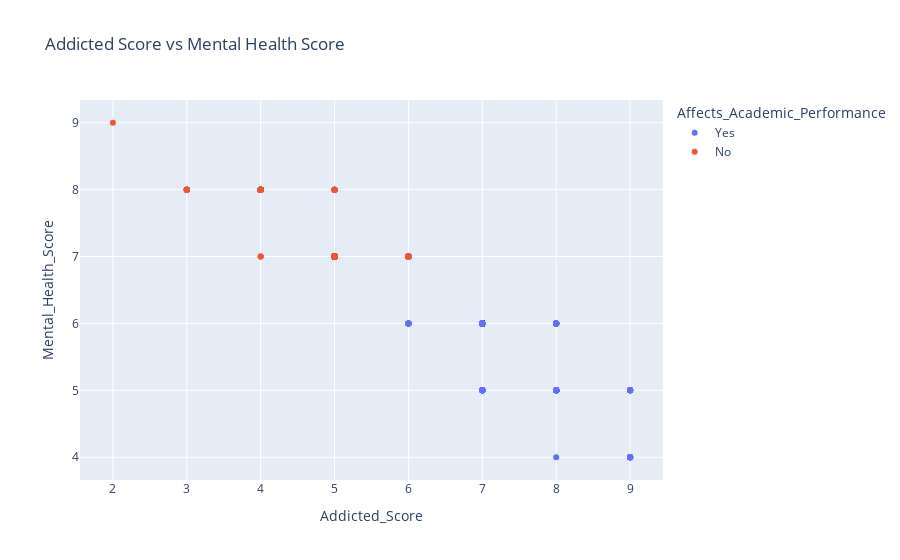

The notebook cell saved with this chart:
### Markdown cell above
# 🔵 Addicted Score vs Mental Health Score  
Creates a scatter plot to observe any relationship between addiction and mental health scores.

### Code cell
fig5 = px.scatter(df, x='Addicted_Score', y='Mental_Health_Score', color='Affects_Academic_Performance', title=' Addicted Score vs Mental Health Score')
fig5.show()

### Figure 1 — Plotly figure (JSON) as saved in the notebook; plotly's stock layout.template omitted (floating-point values rounded to 4 significant figures; data arrays with more than 128 entries replaced by an {"elided": "..."} marker saying what was removed)
{"data": [{"hovertemplate": "Affects_Academic_Performance=Yes<br>Addicted_Score=%{x}<br>Mental_Health_Score=%{y}<extra></extra>", "legendgroup": "Yes", "marker": {"color": "#636efa", "symbol": "circle"}, "mode": "markers", "name": "Yes", "orientation": "v", "showlegend": true, "type": "scatter", "x": {"elided": "453 int values"}, "xaxis": "x", "y": {"elided": "453 int values"}, "yaxis": "y"}, {"hovertemplate": "Affects_Academic_Performance=No<br>Addicted_Score=%{x}<br>Mental_Health_Score=%{y}<extra></extra>", "legendgroup": "No", "marker": {"color": "#EF553B", "symbol": "circle"}, "mode": "markers", "name": "No", "orientation": "v", "showlegend": true, "type": "scatter", "x": {"elided": "252 int values"}, "xaxis": "x", "y": {"elided": "252 int values"}, "yaxis": "y"}], "layout": {"legend": {"title": {"text": "Affects_Academic_Performance"}, "tracegroupgap": 0}, "title": {"text": " Addicted Score vs Mental Health Score"}, "xaxis": {"anchor": "y", "domain": [0, 1], "title": {"text": "Addicted_Score"}}, "yaxis": {"anchor": "x", "domain": [0, 1], "title": {"text": "Mental_Health_Score"}}}}
